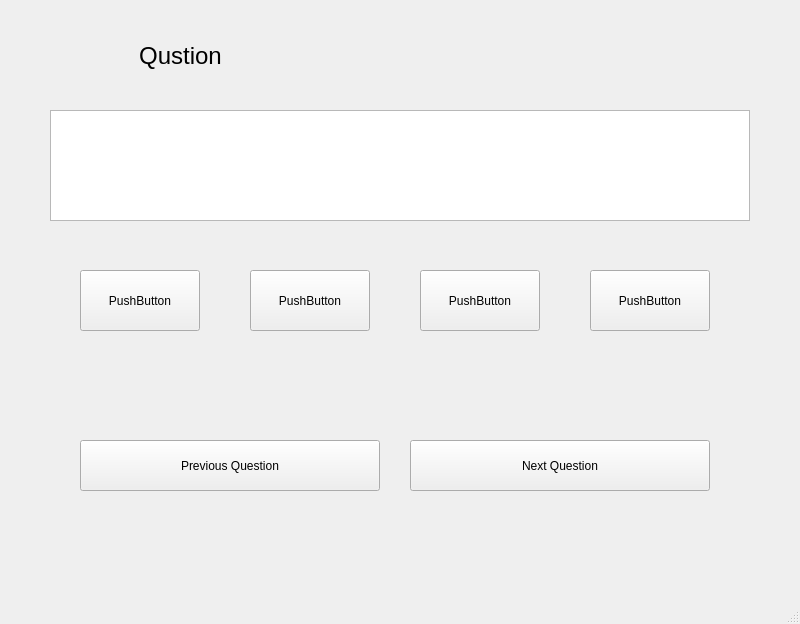
<?xml version="1.0" encoding="UTF-8"?>
<ui version="4.0">
 <class>MainWindow</class>
 <widget class="QMainWindow" name="MainWindow">
  <property name="geometry">
   <rect>
    <x>0</x>
    <y>0</y>
    <width>800</width>
    <height>624</height>
   </rect>
  </property>
  <property name="windowTitle">
   <string>MainWindow</string>
  </property>
  <widget class="QWidget" name="centralwidget">
   <widget class="QTextBrowser" name="textBrowser">
    <property name="geometry">
     <rect>
      <x>50</x>
      <y>110</y>
      <width>700</width>
      <height>111</height>
     </rect>
    </property>
   </widget>
   <widget class="QPushButton" name="op1">
    <property name="geometry">
     <rect>
      <x>80</x>
      <y>270</y>
      <width>120</width>
      <height>61</height>
     </rect>
    </property>
    <property name="text">
     <string>PushButton</string>
    </property>
   </widget>
   <widget class="QPushButton" name="op2">
    <property name="geometry">
     <rect>
      <x>250</x>
      <y>270</y>
      <width>120</width>
      <height>61</height>
     </rect>
    </property>
    <property name="text">
     <string>PushButton</string>
    </property>
   </widget>
   <widget class="QPushButton" name="po3">
    <property name="geometry">
     <rect>
      <x>420</x>
      <y>270</y>
      <width>120</width>
      <height>61</height>
     </rect>
    </property>
    <property name="text">
     <string>PushButton</string>
    </property>
   </widget>
   <widget class="QPushButton" name="op4">
    <property name="geometry">
     <rect>
      <x>590</x>
      <y>270</y>
      <width>120</width>
      <height>61</height>
     </rect>
    </property>
    <property name="text">
     <string>PushButton</string>
    </property>
   </widget>
   <widget class="QLabel" name="Qustion_label">
    <property name="geometry">
     <rect>
      <x>50</x>
      <y>30</y>
      <width>261</width>
      <height>51</height>
     </rect>
    </property>
    <property name="font">
     <font>
      <pointsize>18</pointsize>
     </font>
    </property>
    <property name="text">
     <string>Qustion</string>
    </property>
    <property name="alignment">
     <set>Qt::AlignCenter</set>
    </property>
   </widget>
   <widget class="QPushButton" name="previous">
    <property name="geometry">
     <rect>
      <x>80</x>
      <y>440</y>
      <width>300</width>
      <height>51</height>
     </rect>
    </property>
    <property name="text">
     <string>Previous Question</string>
    </property>
   </widget>
   <widget class="QPushButton" name="next">
    <property name="geometry">
     <rect>
      <x>410</x>
      <y>440</y>
      <width>300</width>
      <height>51</height>
     </rect>
    </property>
    <property name="text">
     <string>Next Question</string>
    </property>
   </widget>
  </widget>
  <widget class="QMenuBar" name="menubar">
   <property name="geometry">
    <rect>
     <x>0</x>
     <y>0</y>
     <width>800</width>
     <height>26</height>
    </rect>
   </property>
  </widget>
  <widget class="QStatusBar" name="statusbar"/>
 </widget>
 <resources/>
 <connections>
  <connection>
   <sender>op1</sender>
   <signal>clicked()</signal>
   <receiver>MainWindow</receiver>
   <slot>deleteLater()</slot>
   <hints>
    <hint type="sourcelabel">
     <x>139</x>
     <y>326</y>
    </hint>
    <hint type="destinationlabel">
     <x>399</x>
     <y>311</y>
    </hint>
   </hints>
  </connection>
  <connection>
   <sender>op2</sender>
   <signal>clicked()</signal>
   <receiver>MainWindow</receiver>
   <slot>deleteLater()</slot>
   <hints>
    <hint type="sourcelabel">
     <x>309</x>
     <y>326</y>
    </hint>
    <hint type="destinationlabel">
     <x>399</x>
     <y>311</y>
    </hint>
   </hints>
  </connection>
  <connection>
   <sender>op4</sender>
   <signal>clicked()</signal>
   <receiver>MainWindow</receiver>
   <slot>deleteLater()</slot>
   <hints>
    <hint type="sourcelabel">
     <x>649</x>
     <y>326</y>
    </hint>
    <hint type="destinationlabel">
     <x>399</x>
     <y>311</y>
    </hint>
   </hints>
  </connection>
  <connection>
   <sender>po3</sender>
   <signal>clicked()</signal>
   <receiver>MainWindow</receiver>
   <slot>deleteLater()</slot>
   <hints>
    <hint type="sourcelabel">
     <x>479</x>
     <y>326</y>
    </hint>
    <hint type="destinationlabel">
     <x>399</x>
     <y>311</y>
    </hint>
   </hints>
  </connection>
  <connection>
   <sender>previous</sender>
   <signal>clicked()</signal>
   <receiver>MainWindow</receiver>
   <slot>deleteLater()</slot>
   <hints>
    <hint type="sourcelabel">
     <x>229</x>
     <y>491</y>
    </hint>
    <hint type="destinationlabel">
     <x>399</x>
     <y>311</y>
    </hint>
   </hints>
  </connection>
  <connection>
   <sender>next</sender>
   <signal>clicked()</signal>
   <receiver>MainWindow</receiver>
   <slot>deleteLater()</slot>
   <hints>
    <hint type="sourcelabel">
     <x>559</x>
     <y>491</y>
    </hint>
    <hint type="destinationlabel">
     <x>399</x>
     <y>311</y>
    </hint>
   </hints>
  </connection>
 </connections>
</ui>
